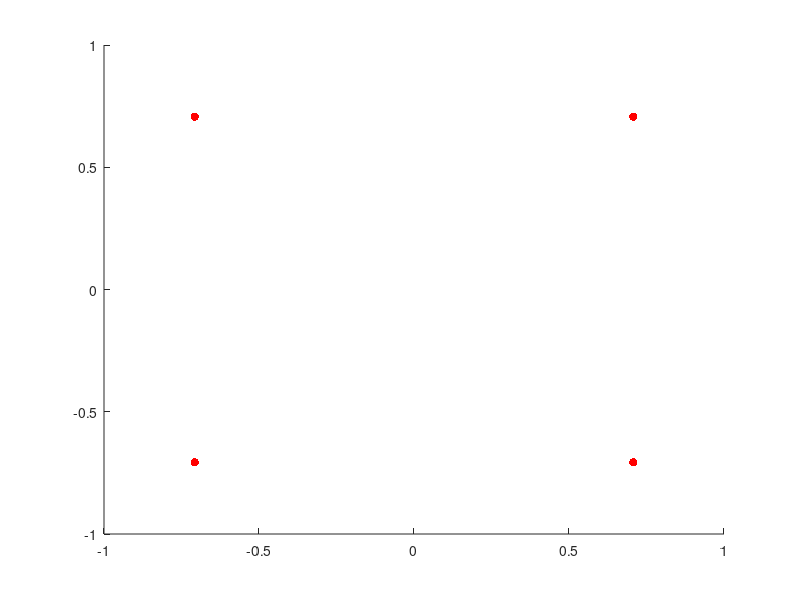
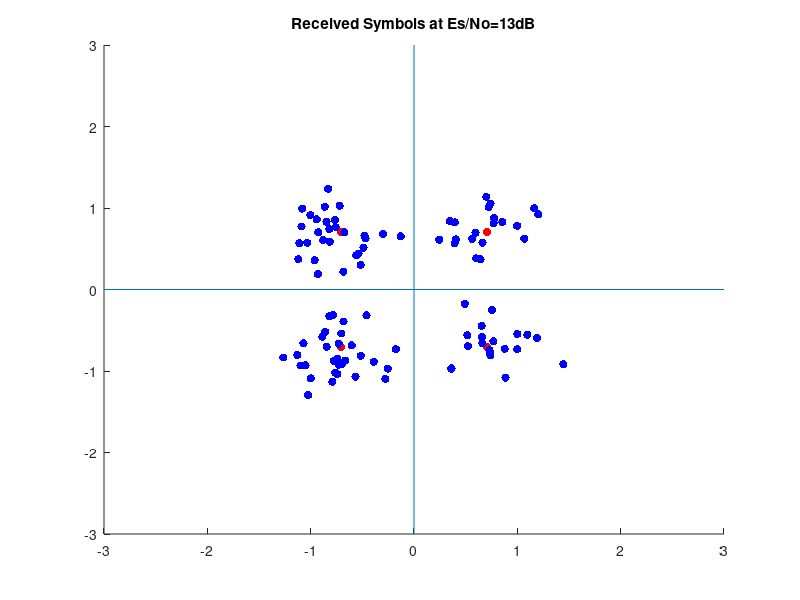

MATLAB code to generate these figures, in order: (Note: this script raises an error after producing the figures.)
% CT111 Lab 6
% Name: Adit Shah
% ID: 201901454

%% QPSK Modem

% Modulation
r=1/sqrt(2);
M=4;
L=100;
k=2;
Es=2.5;
s=[-r,-r;-r,r;r,-r;r,r];
scatter(s(:,1),s(:,2),'r','filled');
data_packet=randi(2,1,k*L)-1;
transmitted=-ones(L,2);
% Converting into L parallel blocks each having k bits
for i=1:L
    temp=data_packet(i*k-k+1:i*k);
    if(temp==[0 0])
        transmitted(i,:)=s(1,:);
    elseif(temp==[0 1])
        transmitted(i,:)=s(2,:);
    elseif(temp==[1 0])
        transmitted(i,:)=s(3,:);
    elseif(temp==[1 1])
        transmitted(i,:)=s(4,:);
    end
end

% AWGN Channel
noise=-ones(L,2);  % Allocating memory for noise beforehand
SNR=13;
SNR_lin=10.^(0.1*SNR);
sigma2=0.5*Es./(SNR_lin);
sigma=sqrt(sigma2);
noise(:,1)=sigma*randn(1,L);
noise(:,2)=sigma*randn(1,L);
% disp(var(noise(:,1)));
% disp(sigma2);

% Demodulator
received=transmitted+noise;     % Adding AWGN to the transmitted symbols

% Constellation plot of received symbols superimposed on transmitted
% symbols
figure(2);
scatter(transmitted(:,1),transmitted(:,2),'r','filled');
hold on;
scatter(received(:,1),received(:,2),'b','filled');
hold on;
xlim([-3 3])
ylim([-3 3])
xL = xlim;
yL = ylim;
line([0 0], yL);  %y-axis
line(xL, [0 0]);  %x-axis
title('Received Symbols at Es/No=13dB');
% Minimum distance symbol detection
demodulated=-ones(L,2);
for i=1:L
    temp=received(i,:);
     min=deuclid(temp,s(1,:));
     for j=1:M
         if(deuclid(temp,s(j,:))<=min)
             min=deuclid(temp,s(j,:));
             demodulated(i,:)=s(j,:);
         end
     end
end

% To find the number of symbols received in error
j=sqrt(-1);
diff=demodulated-transmitted;
comp_diff=diff(:,1)+j*diff(:,2);
comp_diff(comp_diff~=0)=1;
symb_err=(sum(comp_diff))/L;  % prob. of symbols getting received in error

%% Monte Carlo Simulations for QPSK
clc; close all;
Nsim=10000;
r=1/sqrt(2);
M=4;
L=100;
k=2;
Es=1;
s=[-r,-r;-r,r;r,-r;r,r];
symb_err_prob=zeros(1,16);
Psymb_err_UUB=zeros(1,16);
for t=0:1:15
    for z=1:Nsim
        % Modulation
        data_packet=randi(2,1,k*L)-1;
        transmitted=-ones(L,2);
        % Converting into L parallel blocks each having k bits
        for i=1:L
            temp=data_packet(i*k-k+1:i*k);
            if(temp==[0 0])
                transmitted(i,:)=s(1,:);
            elseif(temp==[0 1])
                transmitted(i,:)=s(2,:);
            elseif(temp==[1 0])
                transmitted(i,:)=s(3,:);
            elseif(temp==[1 1])
                transmitted(i,:)=s(4,:);
            end
        end

        % AWGN Channel
        noise=-ones(L,2);  % Allocating memory for noise beforehand
        SNR=t;
        SNR_lin=10.^(0.1*SNR);
        sigma2=0.5*Es./(SNR_lin);
        sigma=sqrt(sigma2);
        noise(:,1)=sigma*randn(1,L);
        noise(:,2)=sigma*randn(1,L);

        % Demodulator
        received=transmitted+noise;     % Adding AWGN to the transmitted symbols

        % Minimum distance symbol detection
        demodulated=-ones(L,2);
        for i=1:L
            temp=received(i,:);
             min=deuclid(temp,s(1,:));
             for j=1:M
                 if(deuclid(temp,s(j,:))<=min)
                     min=deuclid(temp,s(j,:));
                     demodulated(i,:)=s(j,:);
                 end
             end
        end

        % To find the number of symbols received in error
        j=sqrt(-1);
        diff=demodulated-transmitted;
        comp_diff=diff(:,1)+j*diff(:,2);
        comp_diff(comp_diff~=0)=1;
        symb_err=(sum(comp_diff))/L;   % prob. of symbols getting received in error
        symb_err_prob(t+1)=symb_err_prob(t+1)+symb_err;
    end
    symb_err_prob(t+1)=symb_err_prob(t+1)/Nsim;
    Psymb_err_UUB(t+1)=2*qfunc(sqrt(2)/(2*sigma))+qfunc(2/(2*sigma));
end
SNR=0:1:15;
semilogy(SNR,symb_err_prob,'bo:','linewidth',2,'markerfacecolor','b');
hold on;
semilogy(SNR,Psymb_err_UUB,'r','linewidth',2);
legend('Simulatation','Theory');
title('Symbol Error Probability Evaluation for QPSK Modulation');
ylabel('Probability of Symbol Error');
xlabel('E_s/N_0 in dB'); grid


%% 8-PSK Modem
% Modulation
r=1/sqrt(2);
M=8;
L=100;
k=3;
Es=1;
s=[0 1;r r;1 0;r -r;0 -1;-r -r;-1 0;-r r];
scatter(s(:,1),s(:,2),'r','filled');
data_packet=randi(2,1,k*L)-1;
transmitted=-ones(L,2);
% Converting into L parallel blocks each having k bits(gray code)
for i=1:L
    temp=data_packet(i*k-k+1:i*k);
    if(temp==[0 0 0])
        transmitted(i,:)=s(1,:);
    elseif(temp==[0 0 1])
        transmitted(i,:)=s(2,:);
    elseif(temp==[0 1 1])
        transmitted(i,:)=s(3,:);
    elseif(temp==[0 1 0])
        transmitted(i,:)=s(4,:);
    elseif(temp==[1 1 0])
        transmitted(i,:)=s(5,:);
    elseif(temp==[1 1 1])
        transmitted(i,:)=s(6,:);
    elseif(temp==[1 0 1])
        transmitted(i,:)=s(7,:);
    elseif(temp==[1 0 0])
        transmitted(i,:)=s(8,:);
    end
end

% AWGN Channel
noise=-ones(L,2);  % Allocating memory for noise beforehand
SNR=13;
SNR_lin=10.^(0.1*SNR);
sigma2=0.5*Es./(SNR_lin);
sigma=sqrt(sigma2);
noise(:,1)=sigma*randn(1,L);
noise(:,2)=sigma*randn(1,L);

% Demodulator
received=transmitted+noise;     % Adding AWGN to the transmitted symbols

% Constellation plot of received symbols superimposed on transmitted
% symbols
figure(2);
scatter(transmitted(:,1),transmitted(:,2),'r','filled');
hold on;
scatter(received(:,1),received(:,2),'b','filled');
title('Received Symbols at Es/No=13dB');
xlim([-2.5 2.5])
ylim([-2.5 2.5])
% Minimum distance symbol detection
demodulated=-ones(L,2);
for i=1:L
    temp=received(i,:);
     min=deuclid(temp,s(1,:));
     for j=1:M
         if(deuclid(temp,s(j,:))<=min)
             min=deuclid(temp,s(j,:));
             demodulated(i,:)=s(j,:);
         end
     end
end

% To find the number of symbols received in error
j=sqrt(-1);
diff=demodulated-transmitted;
comp_diff=diff(:,1)+j*diff(:,2);
comp_diff(comp_diff~=0)=1;
symb_err=(sum(comp_diff))/L;  % prob. of symbols getting received in error

%% Monte Carlo Simulations for 8-PSK
clc; close all;
Nsim=10000;
r=1/sqrt(2);
M=8;
L=100;
k=3;
Es=1;
s=[0 1;r r;1 0;r -r;0 -1;-r -r;-1 0;-r r];
symb_err_prob=zeros(1,16);
Psymb_err_IUB=zeros(1,16);
for t=0:1:15
    for z=1:Nsim
        % Modulation
        data_packet=randi(2,1,k*L)-1;
        transmitted=-ones(L,2);
        % Converting into L parallel blocks each having k bits
        for i=1:L
            temp=data_packet(i*k-k+1:i*k);
            if(temp==[0 0 0])
                transmitted(i,:)=s(1,:);
            elseif(temp==[0 0 1])
                transmitted(i,:)=s(2,:);
            elseif(temp==[0 1 1])
                transmitted(i,:)=s(3,:);
            elseif(temp==[0 1 0])
                transmitted(i,:)=s(4,:);
            elseif(temp==[1 1 0])
                transmitted(i,:)=s(5,:);
            elseif(temp==[1 1 1])
                transmitted(i,:)=s(6,:);
            elseif(temp==[1 0 1])
                transmitted(i,:)=s(7,:);
            elseif(temp==[1 0 0])
                transmitted(i,:)=s(8,:);
            end
        end

        % AWGN Channel
        noise=-ones(L,2);  % Allocating memory for noise beforehand
        SNR=t;
        SNR_lin=10.^(0.1*SNR);
        sigma2=0.5*Es./(SNR_lin);
        sigma=sqrt(sigma2);
        noise(:,1)=sigma*randn(1,L);
        noise(:,2)=sigma*randn(1,L);

        % Demodulator
        received=transmitted+noise;     % Adding AWGN to the transmitted symbols

        % Minimum distance symbol detection
        demodulated=-ones(L,2);
        for i=1:L
            temp=received(i,:);
             min=deuclid(temp,s(1,:));
             for j=1:M
                 if(deuclid(temp,s(j,:))<=min)
                     min=deuclid(temp,s(j,:));
                     demodulated(i,:)=s(j,:);
                 end
             end
        end

        % To find the number of symbols received in error
        j=sqrt(-1);
        diff=demodulated-transmitted;
        comp_diff=diff(:,1)+j*diff(:,2);
        comp_diff(comp_diff~=0)=1;
        symb_err=(sum(comp_diff))/L;   % prob. of symbols getting received in error
        symb_err_prob(t+1)=symb_err_prob(t+1)+symb_err;
    end
    symb_err_prob(t+1)=symb_err_prob(t+1)/Nsim;
    Psymb_err_IUB(t+1)=2*qfunc(sqrt((2-sqrt(2)))/(2*sigma));
end
SNR=0:1:15;
semilogy(SNR,symb_err_prob,'bo:','linewidth',2,'markerfacecolor','b');
hold on;
semilogy(SNR,Psymb_err_IUB,'r','linewidth',2);
legend('Simulatation','Theory');
title('Symbol Error Probability Evaluation for 8-PSK Modulation');
ylabel('Probability of Symbol Error');
xlabel('E_s/N_0 in dB'); grid;

%% 16-APSK Modem

% Modulation
M=16;
r=1/sqrt(2);
x=cosd(22.5);
y=sind(22.5);
L=100;
k=4;
Es=15/4;
s=[-1,-1;-1,1;1,-1;1,1;-3,-3;-3,3;3,-3;3,3;
   -3,-1;-3,1;3,-1;3,1;-1,-3;-1,3;1,-3;1,3];
scatter(s(:,1),s(:,2),'r','filled');
data_packet=randi(2,1,k*L)-1;
transmitted=-ones(L,2);
% Converting into L parallel blocks each having k bits(gray code)
for i=1:L
    temp=data_packet(i*k-k+1:i*k);
    if(temp==[0 1 0 1])
        transmitted(i,:)=s(1,:);
    elseif(temp==[1 0 0 1])
        transmitted(i,:)=s(2,:);
    elseif(temp==[0 1 1 0])
        transmitted(i,:)=s(3,:);
    elseif(temp==[1 0 1 0])
        transmitted(i,:)=s(4,:);
    elseif(temp==[0 0 0 0])
        transmitted(i,:)=s(5,:);
    elseif(temp==[1 1 0 0])
        transmitted(i,:)=s(6,:);
    elseif(temp==[0 0 1 1])
        transmitted(i,:)=s(7,:);
    elseif(temp==[1 1 1 1])
        transmitted(i,:)=s(8,:);
    elseif(temp==[0 1 0 0])
        transmitted(i,:)=s(9,:);
    elseif(temp==[1 0 0 0])
        transmitted(i,:)=s(10,:);
    elseif(temp==[0 1 1 1])
        transmitted(i,:)=s(11,:);
    elseif(temp==[1 0 1 1])
        transmitted(i,:)=s(12,:);
    elseif(temp==[0 0 0 1])
        transmitted(i,:)=s(13,:);
    elseif(temp==[1 1 0 1])
        transmitted(i,:)=s(14,:);
    elseif(temp==[0 0 1 0])
        transmitted(i,:)=s(15,:);
    elseif(temp==[1 1 1 0])
        transmitted(i,:)=s(16,:);
    end
end

% AWGN Channel
noise=-ones(L,2);  % Allocating memory for noise beforehand
SNR=13;
SNR_lin=10.^(0.1*SNR);
sigma2=0.5*Es./(SNR_lin);
sigma=sqrt(sigma2);
noise(:,1)=sigma*randn(1,L);
noise(:,2)=sigma*randn(1,L);

% Demodulator
received=transmitted+noise;     % Adding AWGN to the transmitted symbols

% Constellation plot of received symbols superimposed on transmitted
% symbols
figure(2);
scatter(transmitted(:,1),transmitted(:,2),'r','filled');
hold on;
scatter(received(:,1),received(:,2),'b','filled');
title('Received Symbols at Es/No=13dB');
y = 0;
line([-4,4],[y,y])
y = 2;
line([-4,4],[y,y])
y = -2;
line([-4,4],[y,y])
y = 4;
line([-4,4],[y,y])
y = -4;
line([-4,4],[y,y])
x = 0;
line([x,x],[-4,4])
x = 2;
line([x,x],[-4,4])
x = 4;
line([x,x],[-4,4])
x = -2;
line([x,x],[-4,4])
x = -4;
line([x,x],[-4,4])
xlim([-4 4 ])
ylim([-4 4])
% Minimum distance symbol detection
demodulated=-ones(L,2);
for i=1:L
    temp=received(i,:);
     min=deuclid(temp,s(1,:));
     for j=1:M
         if(deuclid(temp,s(j,:))<=min)
             min=deuclid(temp,s(j,:));
             demodulated(i,:)=s(j,:);
         end
     end
end

% To find the number of symbols received in error
j=sqrt(-1);
diff=demodulated-transmitted;
comp_diff=diff(:,1)+j*diff(:,2);
comp_diff(comp_diff~=0)=1;
symb_err=(sum(comp_diff))/L;  % prob. of symbols getting received in error

%% Monte Carlo Simulations for 16-APSK
clc; close all;
Nsim=10000;
M=16;
L=100;
k=4;
Es=15/4;
s=[-1,-1;-1,1;1,-1;1,1;-3,-3;-3,3;3,-3;3,3;
   -3,-1;-3,1;3,-1;3,1;-1,-3;-1,3;1,-3;1,3];
symb_err_prob=zeros(1,16);
Psymb_err_IUB=zeros(1,16);
for t=0:1:15
    for z=1:Nsim
        % Modulation
        data_packet=randi(2,1,k*L)-1;
        transmitted=-ones(L,2);
        % Converting into L parallel blocks each having k bits
        for i=1:L
            temp=data_packet(i*k-k+1:i*k);
           if(temp==[0 1 0 1])
                transmitted(i,:)=s(1,:);
            elseif(temp==[1 0 0 1])
                transmitted(i,:)=s(2,:);
            elseif(temp==[0 1 1 0])
                transmitted(i,:)=s(3,:);
            elseif(temp==[1 0 1 0])
                transmitted(i,:)=s(4,:);
            elseif(temp==[0 0 0 0])
                transmitted(i,:)=s(5,:);
            elseif(temp==[1 1 0 0])
                transmitted(i,:)=s(6,:);
            elseif(temp==[0 0 1 1])
                transmitted(i,:)=s(7,:);
            elseif(temp==[1 1 1 1])
                transmitted(i,:)=s(8,:);
            elseif(temp==[0 1 0 0])
                transmitted(i,:)=s(9,:);
            elseif(temp==[1 0 0 0])
                transmitted(i,:)=s(10,:);
            elseif(temp==[0 1 1 1])
                transmitted(i,:)=s(11,:);
            elseif(temp==[1 0 1 1])
                transmitted(i,:)=s(12,:);
            elseif(temp==[0 0 0 1])
                transmitted(i,:)=s(13,:);
            elseif(temp==[1 1 0 1])
                transmitted(i,:)=s(14,:);
            elseif(temp==[0 0 1 0])
                transmitted(i,:)=s(15,:);
            elseif(temp==[1 1 1 0])
                transmitted(i,:)=s(16,:);
            end
        end

        % AWGN Channel
        noise=-ones(L,2);  % Allocating memory for noise beforehand
        SNR=t;
        SNR_lin=10.^(0.1*SNR);
        sigma2=0.5*Es./(SNR_lin);
        sigma=sqrt(sigma2);
        noise(:,1)=sigma*randn(1,L);
        noise(:,2)=sigma*randn(1,L);

        % Demodulator
        received=transmitted+noise;     % Adding AWGN to the transmitted symbols

        % Minimum distance symbol detection
        demodulated=-ones(L,2);
        for i=1:L
            temp=received(i,:);
             min=deuclid(temp,s(1,:));
             for j=1:M
                 if(deuclid(temp,s(j,:))<=min)
                     min=deuclid(temp,s(j,:));
                     demodulated(i,:)=s(j,:);
                 end
             end
        end

        % To find the number of symbols received in error
        j=sqrt(-1);
        diff=demodulated-transmitted;
        comp_diff=diff(:,1)+j*diff(:,2);
        comp_diff(comp_diff~=0)=1;
        symb_err=(sum(comp_diff))/L;   % prob. of symbols getting received in error
        symb_err_prob(t+1)=symb_err_prob(t+1)+symb_err;
    end
    symb_err_prob(t+1)=symb_err_prob(t+1)/Nsim;
    Psymb_err_IUB(t+1)=4*qfunc(2/(2*sigma));
end
SNR=0:1:15;
semilogy(SNR,symb_err_prob,'bo:','linewidth',2,'markerfacecolor','b');
hold on;
semilogy(SNR,Psymb_err_IUB,'r','linewidth',2);
legend('Simulatation','Theory');
title('Symbol Error Probability Evaluation for 16-APSK Modulation');
ylabel('Probability of Symbol Error');
xlabel('E_s/N_0 in dB'); grid;
%% 32-QAM Modem

% Modulation
M=32;
L=100;
k=5;
Es=150/32;
s=[0.5 0.5;0.5 1.5;0.5 2.5;1.5 0.5;1.5 1.5;1.5 2.5;2.5 0.5;2.5 1.5;
   -0.5 0.5;-0.5 1.5;-0.5 2.5;-1.5 0.5;-1.5 1.5;-1.5 2.5;-2.5 0.5;-2.5 1.5;
   -0.5 -0.5;-0.5 -1.5;-0.5 -2.5;-1.5 -0.5;-1.5 -1.5;-1.5 -2.5;-2.5 -0.5;-2.5 -1.5;
   0.5 -0.5;0.5 -1.5;0.5 -2.5;1.5 -0.5;1.5 -1.5;1.5 -2.5;2.5 -0.5;2.5 -1.5;];
scatter(s(:,1),s(:,2),'r','filled');
data_packet=randi(2,1,k*L)-1;
transmitted=-ones(L,2);
% Converting into L parallel blocks each having k bits(gray code)
for i=1:L
    temp=data_packet(i*k-k+1:i*k);
    if(temp==[0 0 0 1 1])
        transmitted(i,:)=s(1,:);
    elseif(temp==[1 0 1 1 1])
        transmitted(i,:)=s(2,:);
    elseif(temp==[0 1 0 0 1])
        transmitted(i,:)=s(3,:);
    elseif(temp==[0 0 1 1 0])
        transmitted(i,:)=s(4,:);
    elseif(temp==[0 1 0 1 0])
        transmitted(i,:)=s(5,:);
    elseif(temp==[0 1 1 0 0])
        transmitted(i,:)=s(6,:);
    elseif(temp==[0 1 1 1 1])
        transmitted(i,:)=s(7,:);
    elseif(temp==[0 0 1 0 1])
        transmitted(i,:)=s(8,:);
    elseif(temp==[0 0 0 0 0])
        transmitted(i,:)=s(9,:);
    elseif(temp==[1 0 0 1 0])
        transmitted(i,:)=s(10,:);
    elseif(temp==[1 1 1 1 0])
        transmitted(i,:)=s(11,:);
    elseif(temp==[1 0 0 0 1])
        transmitted(i,:)=s(12,:);
    elseif(temp==[1 1 0 1 1])
        transmitted(i,:)=s(13,:);
    elseif(temp==[1 1 1 0 1])
        transmitted(i,:)=s(14,:);
    elseif(temp==[1 1 0 0 0])
        transmitted(i,:)=s(15,:);
    elseif(temp==[1 0 1 0 0])
        transmitted(i,:)=s(16,:);
    elseif(temp==[0 1 1 0 1])
        transmitted(i,:)=s(17,:);
    elseif(temp==[1 1 1 1 1])
        transmitted(i,:)=s(18,:);
    elseif(temp==[1 0 0 1 1])
        transmitted(i,:)=s(19,:);
    elseif(temp==[0 1 1 1 0])
        transmitted(i,:)=s(20,:);
    elseif(temp==[1 0 1 1 0])
        transmitted(i,:)=s(21,:);
    elseif(temp==[0 0 0 1 0])
        transmitted(i,:)=s(22,:);
    elseif(temp==[0 0 1 1 1])
        transmitted(i,:)=s(23,:);
    elseif(temp==[0 1 0 1 1])
        transmitted(i,:)=s(24,:);
    elseif(temp==[1 1 1 0 0])
        transmitted(i,:)=s(25,:);
    elseif(temp==[1 1 0 1 0])
        transmitted(i,:)=s(26,:);
    elseif(temp==[0 0 1 0 0])
        transmitted(i,:)=s(27,:);
    elseif(temp==[1 1 0 0 1])
        transmitted(i,:)=s(28,:);
    elseif(temp==[1 0 1 0 1])
        transmitted(i,:)=s(29,:);
    elseif(temp==[0 0 0 0 1])
        transmitted(i,:)=s(30,:);
    elseif(temp==[1 0 0 0 0])
        transmitted(i,:)=s(31,:);
    elseif(temp==[0 1 0 0 0])
        transmitted(i,:)=s(32,:);
    end
end

% AWGN Channel
noise=-ones(L,2);  % Allocating memory for noise beforehand
SNR=13;
SNR_lin=10.^(0.1*SNR);
sigma2=0.5*Es./(SNR_lin);
sigma=sqrt(sigma2);
noise(:,1)=sigma*randn(1,L);
noise(:,2)=sigma*randn(1,L);

% Demodulator
received=transmitted+noise;     % Adding AWGN to the transmitted symbols

% Constellation plot of received symbols superimposed on transmitted
% symbols
figure(2);
scatter(transmitted(:,1),transmitted(:,2),'r','filled');
hold on;
scatter(received(:,1),received(:,2),'b','filled');
title('Received Symbols at Es/No=13dB');
xlim([-6 6 ])
ylim([-6 6])

% Minimum distance symbol detection
demodulated=-ones(L,2);
for i=1:L
    temp=received(i,:);
     min=deuclid(temp,s(1,:));
     for j=1:M
         if(deuclid(temp,s(j,:))<=min)
             min=deuclid(temp,s(j,:));
             demodulated(i,:)=s(j,:);
         end
     end
end

% To find the number of symbols received in error
j=sqrt(-1);
diff=demodulated-transmitted;
comp_diff=diff(:,1)+j*diff(:,2);
comp_diff(comp_diff~=0)=1;
symb_err=(sum(comp_diff))/L;  % prob. of symbols getting received in error
%% Monte Carlo Simulations for 32 QAM
clc; close all;
Nsim=10000;
M=32;
L=100;
k=5;
Es=150/32;
s=[0.5 0.5;0.5 1.5;0.5 2.5;1.5 0.5;1.5 1.5;1.5 2.5;2.5 0.5;2.5 1.5;
   -0.5 0.5;-0.5 1.5;-0.5 2.5;-1.5 0.5;-1.5 1.5;-1.5 2.5;-2.5 0.5;-2.5 1.5;
   -0.5 -0.5;-0.5 -1.5;-0.5 -2.5;-1.5 -0.5;-1.5 -1.5;-1.5 -2.5;-2.5 -0.5;-2.5 -1.5;
   0.5 -0.5;0.5 -1.5;0.5 -2.5;1.5 -0.5;1.5 -1.5;1.5 -2.5;2.5 -0.5;2.5 -1.5;];
symb_err_prob=zeros(1,16);
Psymb_err_IUB=zeros(1,16);
for t=0:1:15
    for z=1:Nsim
        % Modulation
        data_packet=randi(2,1,k*L)-1;
        transmitted=-ones(L,2);
        % Converting into L parallel blocks each having k bits
        for i=1:L
             temp=data_packet(i*k-k+1:i*k);
             if(temp==[0 0 0 1 1])
                transmitted(i,:)=s(1,:);
            elseif(temp==[1 0 1 1 1])
                transmitted(i,:)=s(2,:);
            elseif(temp==[0 1 0 0 1])
                transmitted(i,:)=s(3,:);
            elseif(temp==[0 0 1 1 0])
                transmitted(i,:)=s(4,:);
            elseif(temp==[0 1 0 1 0])
                transmitted(i,:)=s(5,:);
            elseif(temp==[0 1 1 0 0])
                transmitted(i,:)=s(6,:);
            elseif(temp==[0 1 1 1 1])
                transmitted(i,:)=s(7,:);
            elseif(temp==[0 0 1 0 1])
                transmitted(i,:)=s(8,:);
            elseif(temp==[0 0 0 0 0])
                transmitted(i,:)=s(9,:);
            elseif(temp==[1 0 0 1 0])
                transmitted(i,:)=s(10,:);
            elseif(temp==[1 1 1 1 0])
                transmitted(i,:)=s(11,:);
            elseif(temp==[1 0 0 0 1])
                transmitted(i,:)=s(12,:);
            elseif(temp==[1 1 0 1 1])
                transmitted(i,:)=s(13,:);
            elseif(temp==[1 1 1 0 1])
                transmitted(i,:)=s(14,:);
            elseif(temp==[1 1 0 0 0])
                transmitted(i,:)=s(15,:);
            elseif(temp==[1 0 1 0 0])
                transmitted(i,:)=s(16,:);
            elseif(temp==[0 1 1 0 1])
                transmitted(i,:)=s(17,:);
            elseif(temp==[1 1 1 1 1])
                transmitted(i,:)=s(18,:);
            elseif(temp==[1 0 0 1 1])
                transmitted(i,:)=s(19,:);
            elseif(temp==[0 1 1 1 0])
                transmitted(i,:)=s(20,:);
            elseif(temp==[1 0 1 1 0])
                transmitted(i,:)=s(21,:);
            elseif(temp==[0 0 0 1 0])
                transmitted(i,:)=s(22,:);
            elseif(temp==[0 0 1 1 1])
                transmitted(i,:)=s(23,:);
            elseif(temp==[0 1 0 1 1])
                transmitted(i,:)=s(24,:);
            elseif(temp==[1 1 1 0 0])
                transmitted(i,:)=s(25,:);
            elseif(temp==[1 1 0 1 0])
                transmitted(i,:)=s(26,:);
            elseif(temp==[0 0 1 0 0])
                transmitted(i,:)=s(27,:);
            elseif(temp==[1 1 0 0 1])
                transmitted(i,:)=s(28,:);
            elseif(temp==[1 0 1 0 1])
                transmitted(i,:)=s(29,:);
            elseif(temp==[0 0 0 0 1])
                transmitted(i,:)=s(30,:);
            elseif(temp==[1 0 0 0 0])
                transmitted(i,:)=s(31,:);
            elseif(temp==[0 1 0 0 0])
                transmitted(i,:)=s(32,:);
            end
        end

        % AWGN Channel
        noise=-ones(L,2);  % Allocating memory for noise beforehand
        SNR=t;
        SNR_lin=10.^(0.1*SNR);
        sigma2=0.5*Es./(SNR_lin);
        sigma=sqrt(sigma2);
        noise(:,1)=sigma*randn(1,L);
        noise(:,2)=sigma*randn(1,L);

        % Demodulator
        received=transmitted+noise;     % Adding AWGN to the transmitted symbols

        % Minimum distance symbol detection
        demodulated=-ones(L,2);
        for i=1:L
            temp=received(i,:);
             min=deuclid(temp,s(1,:));
             for j=1:M
                 if(deuclid(temp,s(j,:))<=min)
                     min=deuclid(temp,s(j,:));
                     demodulated(i,:)=s(j,:);
                 end
             end
        end

        % To find the number of symbols received in error
        j=sqrt(-1);
        diff=demodulated-transmitted;
        comp_diff=diff(:,1)+j*diff(:,2);
        comp_diff(comp_diff~=0)=1;
        symb_err=(sum(comp_diff))/L;   % prob. of symbols getting received in error
        symb_err_prob(t+1)=symb_err_prob(t+1)+symb_err;
    end
    symb_err_prob(t+1)=symb_err_prob(t+1)/Nsim;
    Psymb_err_IUB(t+1)=4*qfunc(sqrt(1)/(2*sigma));
end
SNR=0:1:15;
semilogy(SNR,symb_err_prob,'bo:','linewidth',2,'markerfacecolor','b');
hold on;
semilogy(SNR,Psymb_err_IUB,'r','linewidth',2);
legend('Simulatation','Theory');
title('Symbol Error Probability Evaluation for 32 QAM Modulation');
ylabel('Probability of Symbol Error');
xlabel('E_s/N_0 in dB'); grid;

